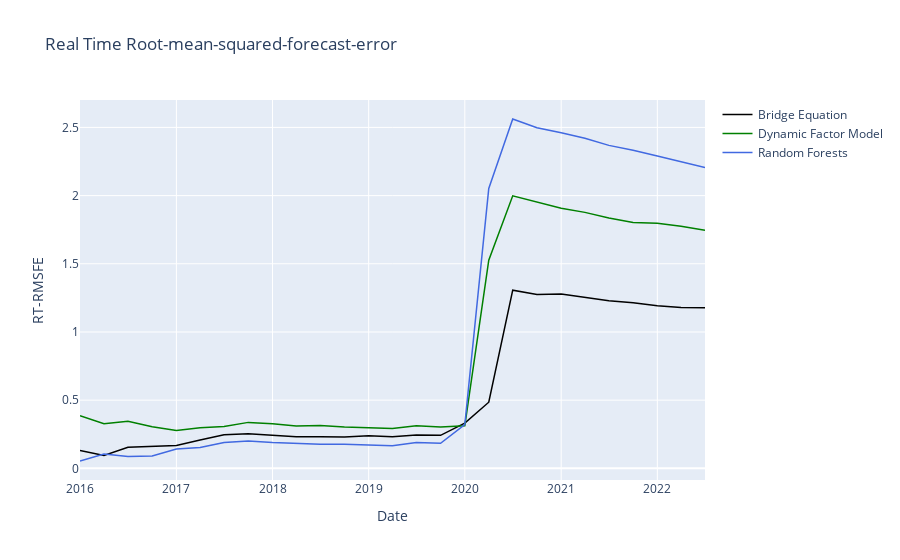

Write notebook code for a chart like this one.
### Code cell
Date = true_y_Q.index
bn = rmsfe(true_y_Q['RGDP growth'].tolist(), nowcast_bridge_agg['Monthly nowcasting'].tolist())

dn = rmsfe(true_y_Q['RGDP growth'].tolist(), nowcast_DFM_agg['Monthly nowcasting'].tolist())
rn = rmsfe(true_y_Q['RGDP growth'].tolist(), nowcast_RF_agg['Monthly nowcasting'].tolist())

fig = go.Figure()
# Create and style traces

fig.add_trace(go.Scatter(x=Date, y=bn, name = 'Bridge Equation',
                         line=dict(color='black', width=1.5)))

fig.add_trace(go.Scatter(x=Date, y=dn, name='Dynamic Factor Model',
                         line=dict(color='green', width=1.5
                                  ) # dash options include 'dash', 'dot', and 'dashdot'
))
fig.add_trace(go.Scatter(x=Date, y=rn, name='Random Forests',
                         line = dict(color='royalblue', width=1.5)))

# Edit the layout
fig.update_layout(title='Real Time Root-mean-squared-forecast-error',
                   xaxis_title='Date',
                   yaxis_title='RT-RMSFE')


fig.show()

### Figure 1 — Plotly figure (JSON) as saved in the notebook; plotly's stock layout.template omitted (floating-point values rounded to 4 significant figures)
{"data": [{"line": {"color": "black", "width": 1.5}, "name": "Bridge Equation", "type": "scatter", "x": ["2016-01-01T00:00:00", "2016-04-01T00:00:00", "2016-07-01T00:00:00", "2016-10-01T00:00:00", "2017-01-01T00:00:00", "2017-04-01T00:00:00", "2017-07-01T00:00:00", "2017-10-01T00:00:00", "2018-01-01T00:00:00", "2018-04-01T00:00:00", "2018-07-01T00:00:00", "2018-10-01T00:00:00", "2019-01-01T00:00:00", "2019-04-01T00:00:00", "2019-07-01T00:00:00", "2019-10-01T00:00:00", "2020-01-01T00:00:00", "2020-04-01T00:00:00", "2020-07-01T00:00:00", "2020-10-01T00:00:00", "2021-01-01T00:00:00", "2021-04-01T00:00:00", "2021-07-01T00:00:00", "2021-10-01T00:00:00", "2022-01-01T00:00:00", "2022-04-01T00:00:00", "2022-07-01T00:00:00", "2022-10-01T00:00:00"], "y": [0.1309, 0.09395, 0.1541, 0.1589, 0.1678, 0.2079, 0.2457, 0.2528, 0.2419, 0.2325, 0.2312, 0.2298, 0.239, 0.2309, 0.2438, 0.2421, 0.3313, 0.4849, 1.307, 1.274, 1.278, 1.256, 1.229, 1.215, 1.192, 1.18, 1.178]}, {"line": {"color": "green", "width": 1.5}, "name": "Dynamic Factor Model", "type": "scatter", "x": ["2016-01-01T00:00:00", "2016-04-01T00:00:00", "2016-07-01T00:00:00", "2016-10-01T00:00:00", "2017-01-01T00:00:00", "2017-04-01T00:00:00", "2017-07-01T00:00:00", "2017-10-01T00:00:00", "2018-01-01T00:00:00", "2018-04-01T00:00:00", "2018-07-01T00:00:00", "2018-10-01T00:00:00", "2019-01-01T00:00:00", "2019-04-01T00:00:00", "2019-07-01T00:00:00", "2019-10-01T00:00:00", "2020-01-01T00:00:00", "2020-04-01T00:00:00", "2020-07-01T00:00:00", "2020-10-01T00:00:00", "2021-01-01T00:00:00", "2021-04-01T00:00:00", "2021-07-01T00:00:00", "2021-10-01T00:00:00", "2022-01-01T00:00:00", "2022-04-01T00:00:00", "2022-07-01T00:00:00", "2022-10-01T00:00:00"], "y": [0.3854, 0.3276, 0.3455, 0.3055, 0.2784, 0.2982, 0.3075, 0.337, 0.3271, 0.3107, 0.3149, 0.3025, 0.2981, 0.2921, 0.313, 0.3039, 0.3119, 1.526, 1.998, 1.954, 1.908, 1.877, 1.836, 1.803, 1.797, 1.776, 1.747]}, {"line": {"color": "royalblue", "width": 1.5}, "name": "Random Forests", "type": "scatter", "x": ["2016-01-01T00:00:00", "2016-04-01T00:00:00", "2016-07-01T00:00:00", "2016-10-01T00:00:00", "2017-01-01T00:00:00", "2017-04-01T00:00:00", "2017-07-01T00:00:00", "2017-10-01T00:00:00", "2018-01-01T00:00:00", "2018-04-01T00:00:00", "2018-07-01T00:00:00", "2018-10-01T00:00:00", "2019-01-01T00:00:00", "2019-04-01T00:00:00", "2019-07-01T00:00:00", "2019-10-01T00:00:00", "2020-01-01T00:00:00", "2020-04-01T00:00:00", "2020-07-01T00:00:00", "2020-10-01T00:00:00", "2021-01-01T00:00:00", "2021-04-01T00:00:00", "2021-07-01T00:00:00", "2021-10-01T00:00:00", "2022-01-01T00:00:00", "2022-04-01T00:00:00", "2022-07-01T00:00:00", "2022-10-01T00:00:00"], "y": [0.0538, 0.1044, 0.08606, 0.09012, 0.1415, 0.1525, 0.1901, 0.2002, 0.1888, 0.1834, 0.1757, 0.1769, 0.1699, 0.1653, 0.1891, 0.184, 0.3202, 2.053, 2.562, 2.498, 2.461, 2.421, 2.368, 2.332, 2.29, 2.247, 2.205]}], "layout": {"title": {"text": "Real Time Root-mean-squared-forecast-error"}, "xaxis": {"title": {"text": "Date"}}, "yaxis": {"title": {"text": "RT-RMSFE"}}}}
